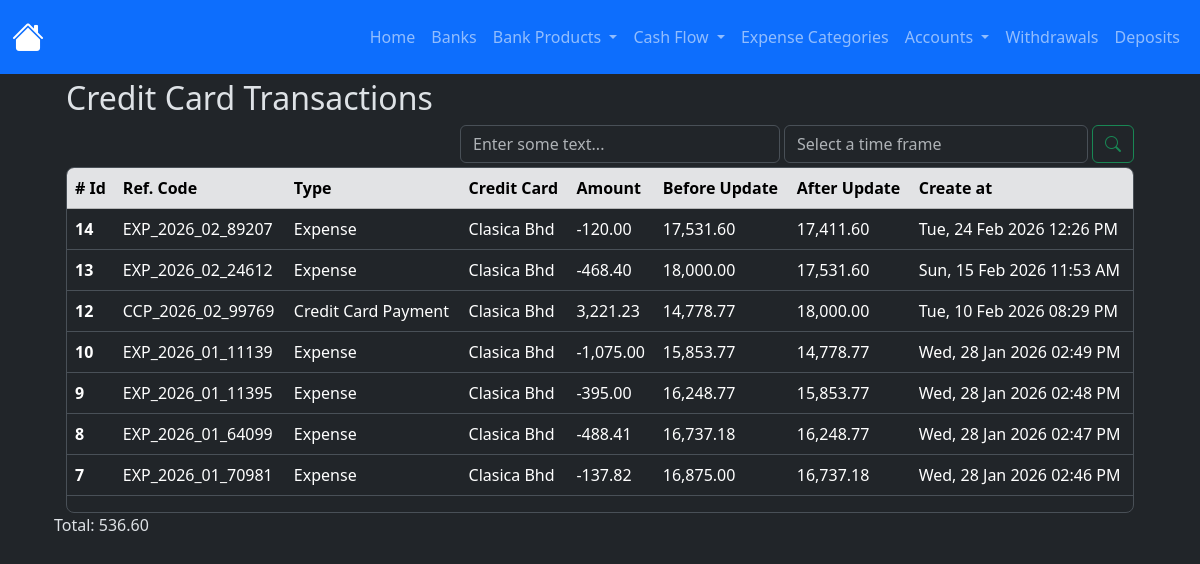
The page /credit_card_ledger/ledger on the database its author committed.
### app/models/credit_card_transactions_ledger.py (models this page shows, shortened)
class CreditCardTransactionsLedger(db.Model):
    __tablename__ = 'credit_card_transactions_ledger'
    id = db.Column(db.Integer, primary_key=True)
    amount = db.Column(db.Numeric(10,2), nullable=False)
    transaction_type = db.Column(db.String(100), nullable=False)
    reference_code = db.Column(db.String(100), nullable=False)
    credit_card_id = db.Column(db.Integer, db.ForeignKey('credit_cards.id'), nullable=False)
    before_update_balance = db.Column(db.Numeric(10,2), nullable=False)
    after_update_balance = db.Column(db.Numeric(10,2), nullable=False)
    created_at = db.Column(
        db.DateTime(timezone=True),
        default=utcnow, #internally sqlalchemy will exectute the function so dont add the parentheses otherwise it'll break down when creating the record in the db
        nullable=False
    )
    updated_at = db.Column(
        db.DateTime(timezone=True),
        onupdate=utcnow, #internally sqlalchemy will exectute the function so dont add the parentheses otherwise it'll break down when creating the record in the db
    )
    credit_card = db.relationship('CreditCard', back_populates='transaction_ledger')

### app/models/credit_card.py (models this page shows)
class CreditCard(db.Model):
    __tablename__ = 'credit_cards'
    id = db.Column(db.Integer, primary_key=True)
    nick_name = db.Column(db.String(100))
    amount_available = db.Column(db.Numeric(10,2), nullable=False, default=0.00)
    limit = db.Column(db.Numeric(10,2), nullable=False, default=0.00)
    is_active = db.Column(db.Boolean, default=True)
    is_deleted = db.Column(db.Boolean, default=False, nullable=False)
    bank_id = db.Column(db.Integer, db.ForeignKey('banks.id'), nullable=False)
    created_at = db.Column(
        db.DateTime(timezone=True),
        default=utcnow, #internally sqlalchemy will exectute the function so dont add the parentheses otherwise it'll break down when creating the record in the db
        nullable=False
    )
    updated_at = db.Column(
        db.DateTime(timezone=True),
        onupdate=utcnow, #internally sqlalchemy will exectute the function so dont add the parentheses otherwise it'll break down when creating the record in the db
    )
    bank = relationship('Bank', back_populates='credit_cards')
    expenses = relationship('Expense', back_populates='credit_card', order_by='desc(Expense.created_at)')
    payments = relationship('CreditCardPayment', back_populates='credit_card', order_by='desc(CreditCardPayment.created_at)')
    loans = relationship('Loan', back_populates='credit_card', order_by='desc(Loan.created_at)')
    transaction_ledger = relationship('CreditCardTransactionsLedger', back_populates='credit_card', order_by='desc(CreditCardTransactionsLedger.created_at)', cascade='all, delete-orphan')

### app/routes/credit_card_transaction_routes.py (the view)
@credit_card_ledger_bp.route('/ledger')
def index():
    ledgers = (
        CreditCardTransactionsLedger.query
        .order_by(CreditCardTransactionsLedger.created_at.desc())
        .all()
    )
    context = {
        'ledgers': ledgers,
        'format_amount': format_amount,
        'total_amount': total_amount,
    }
    return render_template('credit_cards/ledger.html', **context)

### app/utils/numeric_casting.py (called while the page is built)
def total_amount(obj_list: list):
    total = Decimal()
    for o in obj_list:
        total += o.amount
    return format_amount(total)

def format_amount(value):
    try:
        return f'{value:,.2f}';
    except Exception as e:
        return None

### app/templates/credit_cards/ledger.html (shortened to what this page needs)
{% extends 'layout.html' %}
{% block content %}
    <div class="container w-100">
        <h2>Credit Card Transactions</h2>
        <div class="d-flex justify-content-end gap-1 flex-wrap flex-md-nowrap mt-2">
            <div class="w-100 w-md-auto mt-md-0" style="max-width: 320px;">
                <input type="text" class="form-control" id="filter-byfiled-input-id" placeholder="Enter some text...">
            </div>
            <div class="d-flex gap-1 w-100" style="max-width: 350px;">
                <div class="w-100 w-md-auto mt-md-0">
                    <input type="text" class="form-control" id="filter-bytime-input-id" placeholder="Select a time frame">
                </div>
                <button type="button" class="btn btn-outline-success" id="btn-search-id"><i class="bi bi-search"></i></button>
            </div>
        </div>
        <div class="table-responsive overflow-y-auto border rounded-3 mt-1" style="max-height: 457px;">
            <table class="table table-hover">
                <thead class="sticky-top">
                    <tr class="table-secondary">
                    <th scope="col"># Id</th>
                    <th scope="col">Ref. Code</th>
                    <th scope="col">Type</th>
                    <th scope="col">Credit Card</th>
                    <th scope="col">Amount</th>
                    <th scope="col">Before Update</th>
                    <th scope="col">After Update</th>
                    <th scope="col">Create at</th>
                    </tr>
                </thead>
                <tbody id="cashledger-table-body-id">
                  {% for ledger in ledgers %}
                    <tr>
                        <th scope="row">{{ ledger.id }}</th>
                        <td>{{ ledger.reference_code }}</td>
                        <td>{{ ledger.transaction_type | title }}</td>
                        <td>{{ ledger.credit_card.nick_name | title }}</td>
                        <td>{{ format_amount(ledger.amount) }}</td>
                        <td>{{ format_amount(ledger.before_update_balance) }}</td>
                        <td>{{ format_amount(ledger.after_update_balance) }}</td>
                        <td>{{ ledger.created_at | format_datetime("EEE, dd MMM yyyy hh:mm a") }}</td>
                    </tr>
                  {% endfor %}
                </tbody>
            </table>
        </div>
    </div>
    <p id="lbl-total-ledgers">Total: {{ total_amount(ledgers) }}</p>
<link href="https://cdn.jsdelivr.net/npm/@sweetalert2/theme-dark@5/dark.css" rel="stylesheet">
<link rel="stylesheet" href="https://cdn.jsdelivr.net/npm/flatpickr/dist/flatpickr.min.css">
{% endblock %}

### rows shown on the page
CreditCardTransactionsLedger: id "14", reference_code "EXP_2026_02_89207", transaction_type "Expense", credit_card.nick_name "Clasica Bhd", amount "-120.00", before_update_balance "17,531.60", after_update_balance "17,411.60", created_at "Tue, 24 Feb 2026 12:26 PM", amount.amount "536.60"
CreditCardTransactionsLedger: id "13", reference_code "EXP_2026_02_24612", transaction_type "Expense", credit_card.nick_name "Clasica Bhd", amount "-468.40", before_update_balance "18,000.00", after_update_balance "17,531.60", created_at "Sun, 15 Feb 2026 11:53 AM"
CreditCardTransactionsLedger: id "12", reference_code "CCP_2026_02_99769", transaction_type "Credit Card Payment", credit_card.nick_name "Clasica Bhd", amount "3,221.23", before_update_balance "14,778.77", after_update_balance "18,000.00", created_at "Tue, 10 Feb 2026 08:29 PM"
CreditCardTransactionsLedger: id "10", reference_code "EXP_2026_01_11139", transaction_type "Expense", credit_card.nick_name "Clasica Bhd", amount "-1,075.00", before_update_balance "15,853.77", after_update_balance "14,778.77", created_at "Wed, 28 Jan 2026 02:49 PM"
CreditCardTransactionsLedger: id "9", reference_code "EXP_2026_01_11395", transaction_type "Expense", credit_card.nick_name "Clasica Bhd", amount "-395.00", before_update_balance "16,248.77", after_update_balance "15,853.77", created_at "Wed, 28 Jan 2026 02:48 PM"
CreditCardTransactionsLedger: id "8", reference_code "EXP_2026_01_64099", transaction_type "Expense", credit_card.nick_name "Clasica Bhd", amount "-488.41", before_update_balance "16,737.18", after_update_balance "16,248.77", created_at "Wed, 28 Jan 2026 02:47 PM"
CreditCardTransactionsLedger: id "7", reference_code "EXP_2026_01_70981", transaction_type "Expense", credit_card.nick_name "Clasica Bhd", amount "-137.82", before_update_balance "16,875.00", after_update_balance "16,737.18", created_at "Wed, 28 Jan 2026 02:46 PM"
